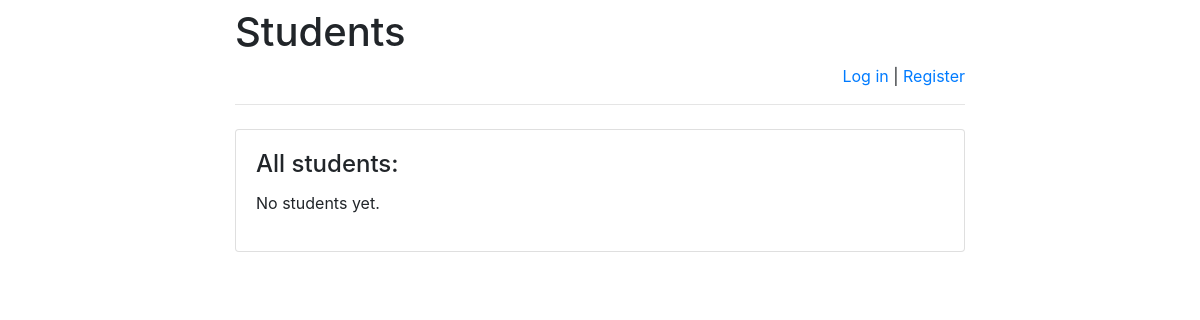
/students/, run on an earlier commit of the app's database.
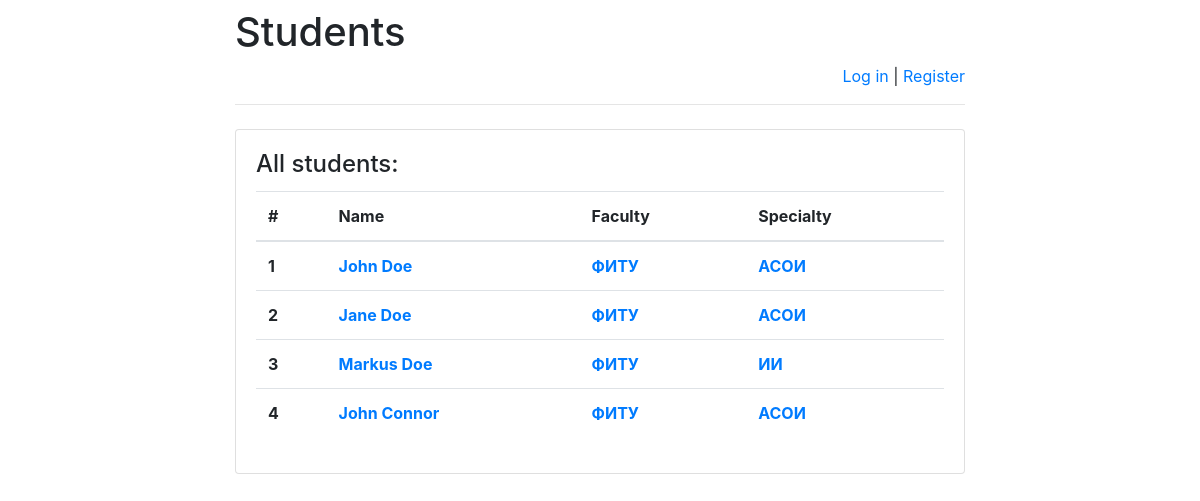
And on a later commit of the database.
### students/models.py (models this page shows)
class Student(models.Model):
    name = models.CharField(default = 'John', max_length = 255, verbose_name = 'Имя студента')
    surname = models.CharField(default = 'Doe', max_length = 255, verbose_name = 'Фамилия студента')
    group = models.IntegerField(default = 0, verbose_name = 'Номер группы')
    faculty = models.CharField(default = 'None', max_length = 255, verbose_name = 'Факультет')
    specialty = models.CharField(default = 'None', max_length = 255, verbose_name = 'Специальность')
    entry_date = models.DateField(default = datetime.today, verbose_name = 'Дата поступления')

### students/views.py (the view)
# urls.py: path('', views.index, name = 'index'),
def index(request):
    message = None
    error_message = None
    if "message" in request.GET:
        message = request.GET["message"]
    if "error_message" in request.GET:
        error_message = request.GET["error_message"]
    return render(
        request,
        "index.html",
        {
            "all_students": Student.objects.order_by('-faculty')[:5],
            "message": message,
            "error_message": error_message
        })

### students/templates/index.html (shortened to what this page needs)
{% extends 'base.html' %}
    {% block main %}
        <h4 class="card-title">All students:</h4>
        {% if all_students %}
            <table class="table">
                <thead>
                    <tr>
                        <th scope="col">#</th>
                        <th scope="col">Name</th>
                        <th scope="col">Faculty</th>
                        <th scope="col">Specialty</th>
                    </tr>
                </thead>
                <tbody>
                    {% for student in all_students %}
                        <tr>
                            <th>{{ student.id }}</th>
                            <th>
                                <a href="/students/{{ student.id }}/">
                                    {{ student.name }} {{ student.surname }}
                                </a>
                            </th>
                            <th>
                                <a href="/students/{{ student.id }}/">
                                    {{ student.faculty }}
                                </a>
                            </th>
                            <th>
                                <a href="/students/{{ student.id }}/">
                                    {{ student.specialty }}
                                </a>
                            </th>
                        </tr>
                    {% endfor %}
                </tbody>
            </table>
        {% else %}
            <p>No students yet.</p>
        {% endif %}
    {% endblock %}

### students/templates/base.html (shortened to what this page needs)
<!DOCTYPE html>
<html lang="en">
    <head>
        <link rel="stylesheet"
            href="https://stackpath.bootstrapcdn.com/bootstrap/4.3.1/css/bootstrap.min.css">
    </head>
    <body>
        <div class="container">
            <div class="row justify-content-center">
                <div class="col-8">
                    <h1 class="mt-2">Students</h1>
                    {% if user.is_authenticated %}
                    <p class="text-right">
                        Hello, {{ user.username }}
                        <a href="/students/logout">Log out</a> |
                        <a href="/students/password-change">Change password</a>
                    </p>
                    {% else %}
                    <p class="text-right">
                        <a href="/students/login">Log in</a> |
                        <a href="/students/register">Register</a>
                    </p>
                    {% endif %}
                    <hr class="mt-0 mb-4">
                    <div class="card">
                        <div class="card-body">
                            {% block main %}
                            {% endblock %}
                        </div>
                    </div>
                </div>
            </div>
        </div>
    </body>
</html>

What changed in the data, as far as the page shows it:
added Student: id "1", name "John", surname "Doe", faculty "ФИТУ", specialty "АСОИ"
added Student: id "2", name "Jane", surname "Doe", faculty "ФИТУ", specialty "АСОИ"
added Student: id "3", name "Markus", surname "Doe", faculty "ФИТУ", specialty "ИИ"
added Student: id "4", name "John", surname "Connor", faculty "ФИТУ", specialty "АСОИ"
Also different on the page:
text no longer shown: "No students yet."
text now shown: "# Name Faculty Specialty"
